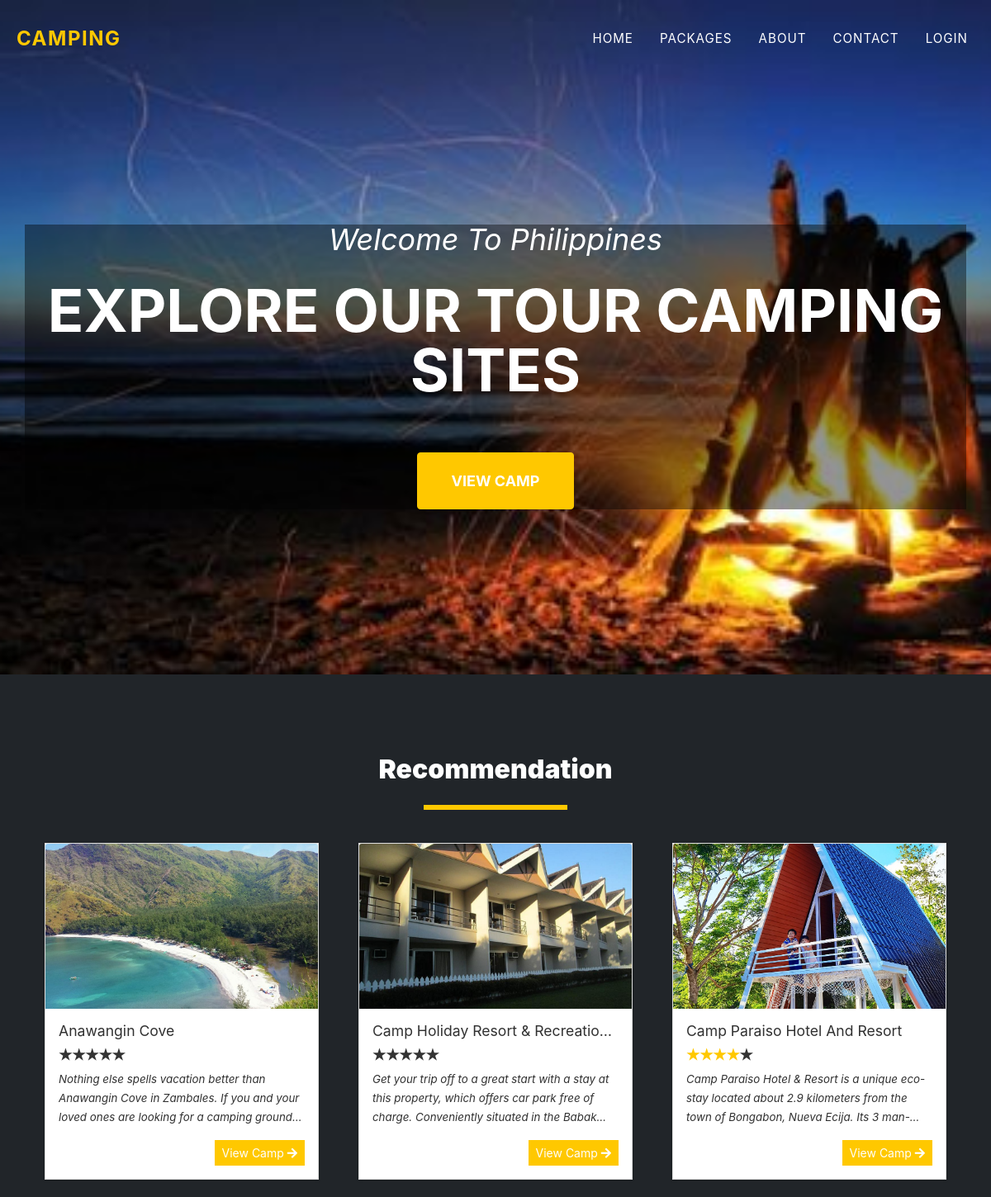
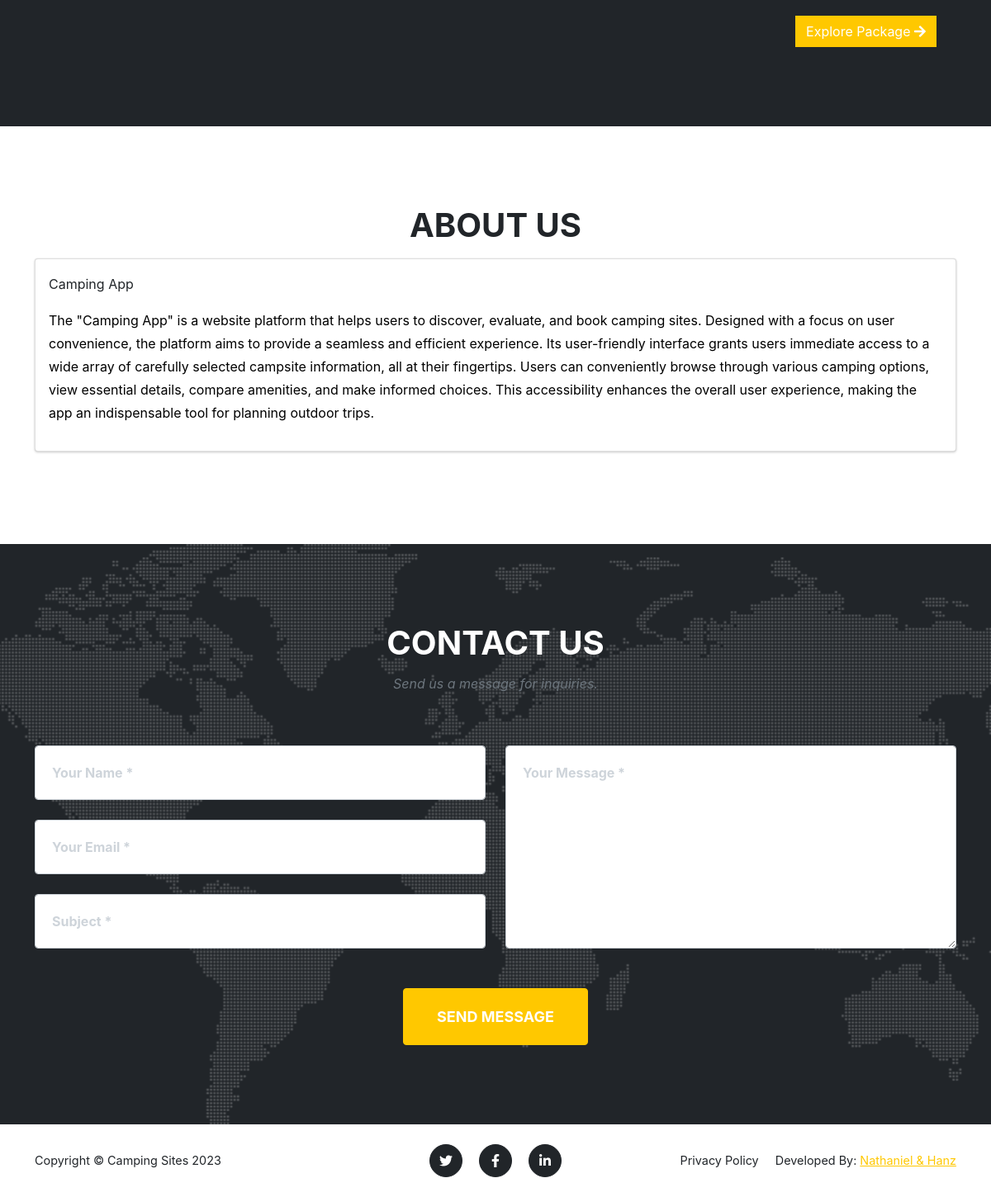
The page / on the database its author committed (2 pictures, top to bottom).
### tables this page shows
CREATE TABLE `packages` (
  `id` int(30) NOT NULL,
  `region` varchar(50) DEFAULT NULL,
  `title` text DEFAULT NULL,
  `tour_location` text DEFAULT NULL,
  `cost` double NOT NULL,
  `description` text DEFAULT NULL,
  `upload_path` text DEFAULT NULL,
  `status` tinyint(4) NOT NULL DEFAULT 1 COMMENT '1 =active ,2 = Inactive',
  `date_created` datetime NOT NULL DEFAULT current_timestamp()
);

### config.php (called while the page is built, shortened)
<?php
function validate_image($file){
	if(!empty($file)){
		if(is_file(base_app.$file)){
			return base_url.$file;
		}else{
			return base_url.'dist/img/no-image-available.png';
		}
	}else{
		return base_url.'dist/img/no-image-available.png';
	}
}
?>

### portal.php (the view, shortened to what this page needs)
<header class="masthead">
	<div class="container">
		<div class="masthead-subheading">Welcome To Philippines</div>
		<div class="masthead-heading text-uppercase">Explore our Tour Camping Sites</div>
		<a class="btn btn-primary btn-xl text-uppercase" href="#home">View Camp</a>
	</div>
</header>
<section class="page-section bg-dark" id="home">
	<div class="container">
		<h2 class="text-center"><strong>Recommendation</strong></h2>
	<div class="d-flex w-100 justify-content-center">
		<hr class="border-warning" style="border:3px solid" width="15%">
	</div>
	<div class="row">
		<?php
		$packages = $conn->query("SELECT * FROM `packages` limit 3");
			while($row = $packages->fetch_assoc() ):
				$cover='';
				if(is_dir(base_app.'uploads/package_'.$row['id'])){
					$img = scandir(base_app.'uploads/package_'.$row['id']);
					$k = array_search('.',$img);
					if($k !== false)
						unset($img[$k]);
					$k = array_search('..',$img);
					if($k !== false)
						unset($img[$k]);
					$cover = isset($img[2]) ? 'uploads/package_'.$row['id'].'/'.$img[2] : "";
				}
				$row['description'] = strip_tags(stripslashes(html_entity_decode($row['description'])));
				$review = $conn->query("SELECT * FROM `rate_review` where package_id='{$row['id']}'");
				$review_count =$review->num_rows;
				$rate = 0;
				while($r= $review->fetch_assoc()){
					$rate += $r['rate'];
				}
				if($rate > 0 && $review_count > 0)
				$rate = number_format($rate/$review_count,0,"");
		?>
			<div class="col-md-4 p-4 ">
				<div class="card w-100 rounded-0">
					<img class="card-img-top" src="<?php echo validate_image($cover) ?>" alt="<?php echo $row['title'] ?>" height="200rem" style="object-fit:cover">
					<div class="card-body">
					<h5 class="card-title truncate-1 w-100"><?php echo $row['title'] ?></h5><br>
					<div class=" w-100 d-flex justify-content-start">
						<div class="stars stars-small">
								<input disabled class="star star-5" id="star-5" type="radio" name="star" <?php echo $rate == 5 ? "checked" : '' ?>/> <label class="star star-5" for="star-5"></label>
								<input disabled class="star star-4" id="star-4" type="radio" name="star" <?php echo $rate == 4 ? "checked" : '' ?>/> <label class="star star-4" for="star-4"></label>
								<input disabled class="star star-3" id="star-3" type="radio" name="star" <?php echo $rate == 3 ? "checked" : '' ?>/> <label class="star star-3" for="star-3"></label>
								<input disabled class="star star-2" id="star-2" type="radio" name="star" <?php echo $rate == 2 ? "checked" : '' ?>/> <label class="star star-2" for="star-2"></label>
								<input disabled class="star star-1" id="star-1" type="radio" name="star" <?php echo $rate == 1 ? "checked" : '' ?>/> <label class="star star-1" for="star-1"></label>
						</div>
                    </div>
    				<p class="card-text truncate"><?php echo $row['description'] ?></p>
					<div class="w-100 d-flex justify-content-end">
						<a href="./?page=view_package&id=<?php echo md5($row['id']) ?>" class="btn btn-sm btn-flat btn-warning">View Camp <i class="fa fa-arrow-right"></i></a>
					</div>
					</div>
				</div>
			</div>
		<?php endwhile; ?>
	</div>
	<div class="d-flex w-100 justify-content-end">
		<a href="./?page=packages" class="btn btn-flat btn-warning mr-4">Explore Package <i class="fa fa-arrow-right"></i></a>
	</div>
	</div>
</section>
<section class="page-section" id="about">
	<div class="container">
		<div class="text-center">
			<h2 class="section-heading text-uppercase">About Us</h2>
		</div>
		<div>
			<div class="card w-100">
				<div class="card-body">
					<?php echo file_get_contents(base_app.'about.html') ?>
				</div>
			</div>
		</div>
	</div>
</section>
<section class="page-section" id="contact">
	<div class="container">
		<div class="text-center">
			<h2 class="section-heading text-uppercase">Contact Us</h2>
			<h3 class="section-subheading text-muted">Send us a message for inquiries.</h3>
		</div>
		<form id="contactForm" >
			<div class="row align-items-stretch mb-5">
				<div class="col-md-6">
					<div class="form-group">
						<input class="form-control" id="name" name="name" type="text" placeholder="Your Name *" required />
					</div>
					<div class="form-group">
						<input class="form-control" id="email" name="email" type="email" placeholder="Your Email *" data-sb-validations="required,email" />
					</div>
					<div class="form-group mb-md-0">
						<input class="form-control" id="subject" name="subject" type="subject" placeholder="Subject *" required />
					</div>
				</div>
				<div class="col-md-6">
					<div class="form-group form-group-textarea mb-md-0">
						<textarea class="form-control" id="message" name="message" placeholder="Your Message *" required></textarea>
					</div>
				</div>
			</div>
			<div class="text-center"><button class="btn btn-primary btn-xl text-uppercase" id="submitButton" type="submit">Send Message</button></div>
		</form>
	</div>
</section>

### rows shown on the page
packages: shows a picture, title "Anawangin Cove", description "Nothing else spells vacation better than Anawangin Cove in Zambales. If you and your loved ones are looking for a camping…"
packages: shows a picture, title "Camp Holiday Resort &…", description "Get your trip off to a great start with a stay at this property, which offers car park free of charge. Conveniently situated in the…"
packages: shows a picture, title "Camp Paraiso Hotel And Resort", description "Camp Paraiso Hotel & Resort is a unique eco-stay located about 2.9 kilometers from the town of Bongabon, Nueva Ecija. Its…"

### other values the page prints
$_settings->info('short_name') "Camping Sites"
